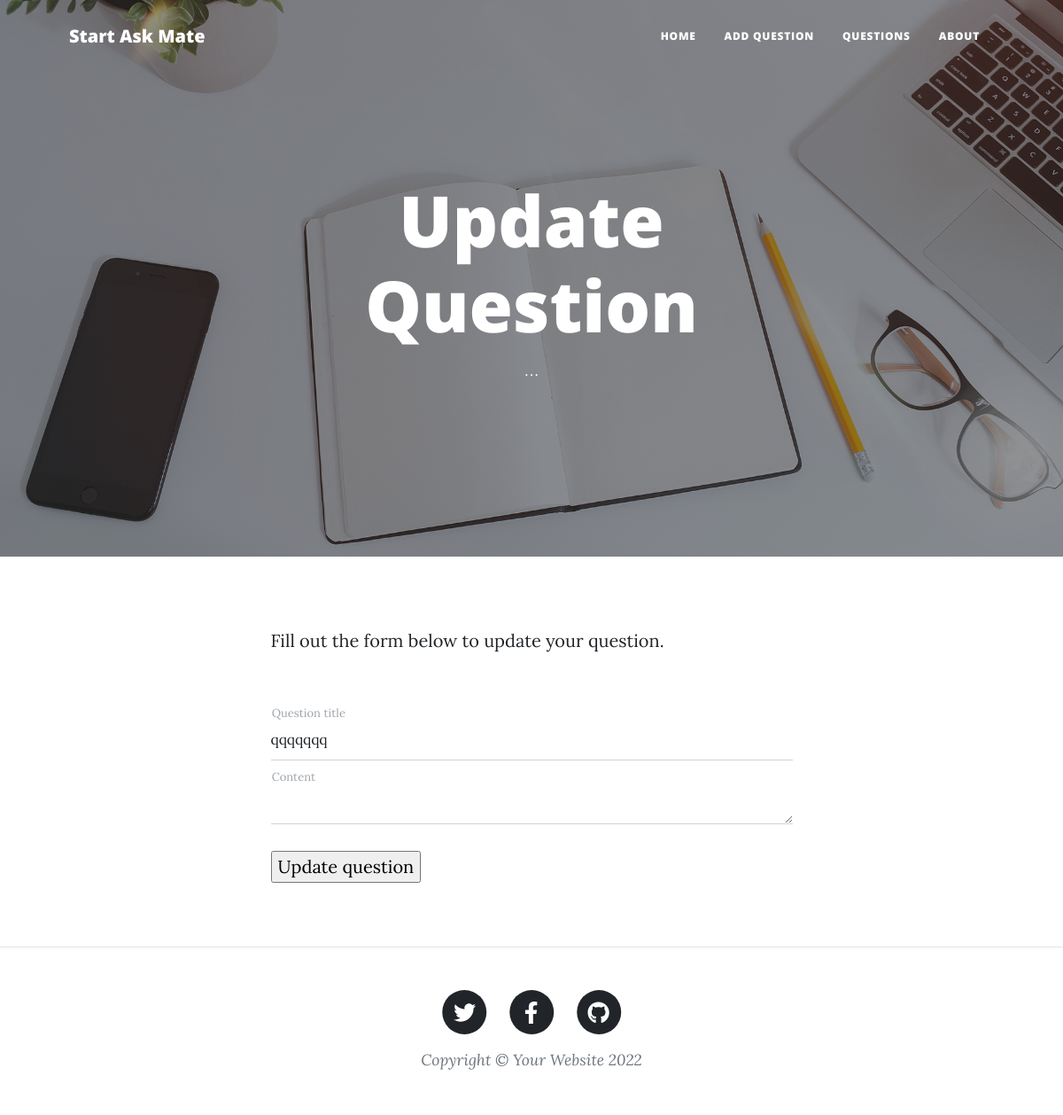
The page /update/1 on the database as committed earlier.
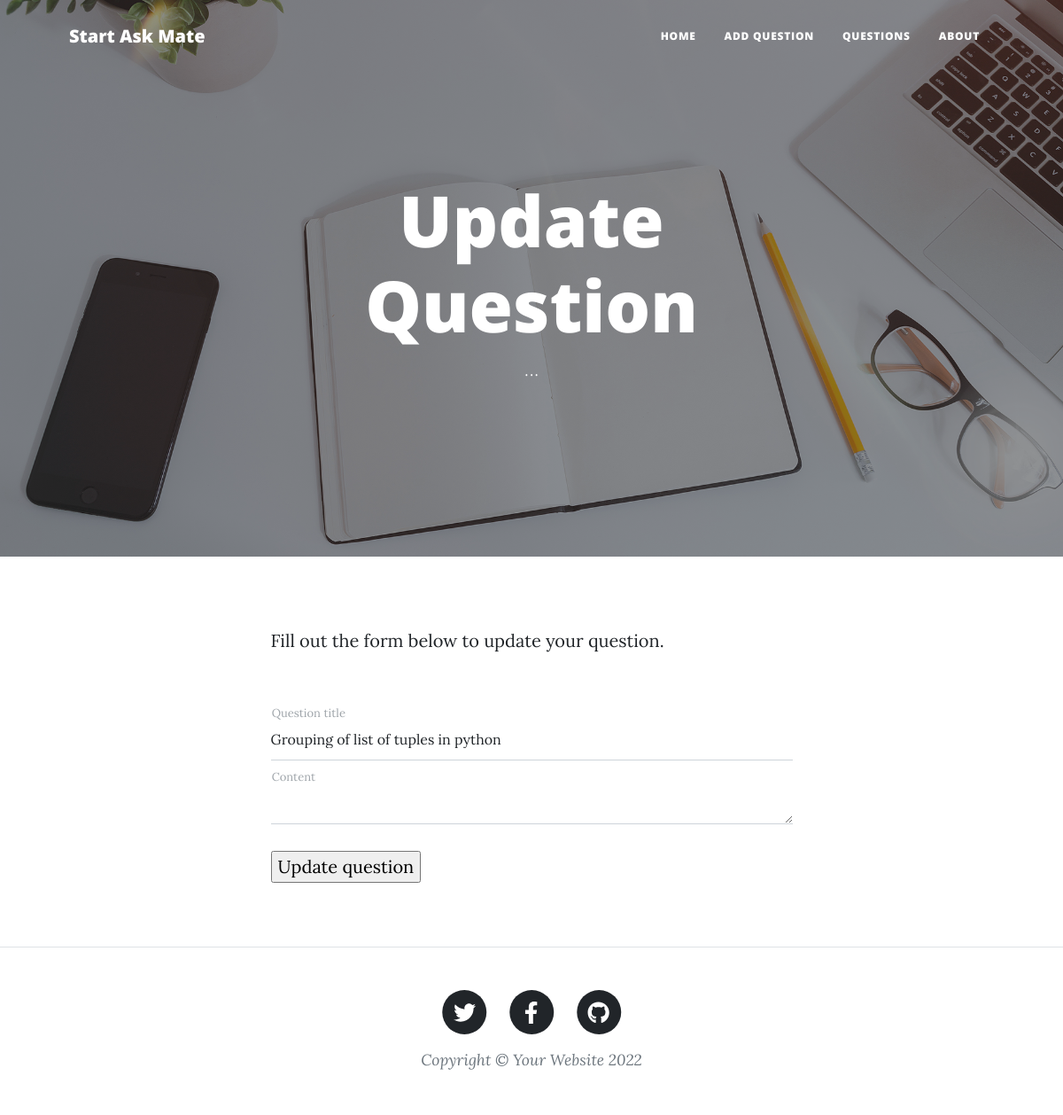
The same page on the database as committed later.
### app.py (models this page shows, shortened)
class Questions(db.Model):
    id = db.Column(db.Integer, primary_key=True)
    title = db.Column(db.String(200), nullable=False)
    content = db.Column(db.String(1000), nullable=False)
    author = db.Column(db.String(200), nullable=False)
    user_id = db.Column(db.Integer)
    date_created = db.Column(db.DateTime, default=datetime.utcnow())
    view_number = db.Column(db.Integer, default=1)
    vote_number = db.Column(db.Integer, default=1)
    image_path = db.Column(db.String(200), nullable=False)

### app.py (the view)
@app.route('/update/<int:id>', methods=['GET', 'POST'])
def update(id):
    task = Questions.query.get_or_404(id)
    if request.method == 'POST':
        task.content = request.form['content']
        task.title = request.form['title']
        try:
            db.session.commit()
            return redirect('/')
        except:
            return 'There was an issue updating your task'
    else:
        return render_template('update.html', task=task)

### templates/update.html (shortened to what the changed rows need)
<!DOCTYPE html>
<html lang="en">
<head>
    <link href="{{ url_for('static', filename="css/styles.css") }}" rel="stylesheet"/>
</head>
<body>
<header class="masthead" style="background-image: url('{{ url_for('static', filename='assets/img/home-bg.jpg') }}')">
    <div class="container position-relative px-4 px-lg-5">
        <div class="row gx-4 gx-lg-5 justify-content-center">
            <div class="col-md-10 col-lg-8 col-xl-7">
                <div class="site-heading">
                    <h1>Update Question</h1>
                </div>
            </div>
        </div>
    </div>
</header>
<main class="mb-4">
    <div class="container px-4 px-lg-5">
        <div class="row gx-4 gx-lg-5 justify-content-center">
            <div class="col-md-10 col-lg-8 col-xl-7">
                <div class="my-5">
                    <form action="/update/{{ task.id }}" method="POST">
                        <div class="form-floating">
                            <input class="form-control" type="text" name="title" id="title" value="{{ task.title }}"/>
                            <label for="title">Question title</label>
                        </div>
                        <div class="form-floating">
                            <textarea class="form-control" type="text" name="content" id="content" value="{{ task.content }}"></textarea>
                            <label for="content">Content</label>
                        </div>
                        <br/>
                    </form>
                </div>
            </div>
        </div>
    </div>
</main>
</body>
</html>

Rows that differ between the two databases and show on the page:
changed Questions: title "qqqqqqq" → "Grouping of list of tuples in python"
